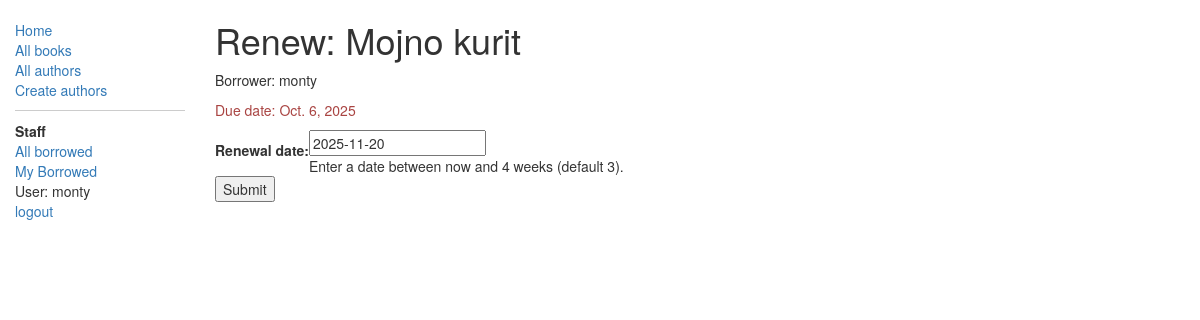
Screenshot of /catalog/book/71aa4c884d9242e3b3e813c2f64998da/renew/ (signed in) with the database file from the repository.
### catalog/models.py (models this page shows, shortened)
class BookInstance(models.Model):
    objects = None
    borrower = models.ForeignKey(User, on_delete=models.SET_NULL, null=True, blank=True)
    class Meta:
        permissions = (("can_mark_returned", "Set book as returned"),)
    @property
    def is_overdue(self):
        if self.due_back and date.today() > self.due_back:
            return True
        return False
    """
    Model representing a specific copy of a book (i.e. that can be borrowed from the library).
    """
    id = models.UUIDField(primary_key=True, default=uuid.uuid4, help_text="Unique ID for this particular book across whole library")
    book = models.ForeignKey('Book', on_delete=models.SET_NULL, null=True)
    imprint = models.CharField(max_length=200)
    due_back = models.DateField(null=True, blank=True)
    LOAN_STATUS = (
        ('m', 'Maintenance'),
        ('o', 'On loan'),
        ('a', 'Available'),
        ('r', 'Reserved'),
    )
    status = models.CharField(max_length=1, choices=LOAN_STATUS, blank=True, default='m', help_text='Book availability')
    class Meta:
        ordering = ["due_back"]

class Book(models.Model):
    title = models.CharField(max_length=200)
    author = models.ForeignKey('Author', on_delete=models.SET_NULL, null=True)
    summary = models.TextField(max_length=1000, help_text="Enter a brief description of the book")
    isbn = models.CharField('ISBN', max_length=13,
                            help_text='13 Character <a href="https://www.isbn-international.org/content/what-isbn">ISBN number</a>')
    genre = models.ManyToManyField(Genre, help_text="Select a genre for this book")

### catalog/views.py (the view)
# urls.py: re_path(r'^book/(?P<pk>[-\w]+)/renew/$', views.renew_book_librarian, name='renew-book-librarian'),
@permission_required('catalog.can_mark_returned')
def renew_book_librarian(request, pk):
    book_inst = get_object_or_404(BookInstance, pk=pk)
    if request.method == 'POST':
        form = RenewBookForm(request.POST)
        if form.is_valid():
            book_inst.due_back = form.cleaned_data['renewal_date']
            book_inst.save()
            return HttpResponseRedirect(reverse('all-borrowed'))
    else:
        proposed_renewal_date = datetime.date.today() + datetime.timedelta(weeks=3)
        form = RenewBookForm(initial={'renewal_date': proposed_renewal_date})
    return render(request, 'catalog/book_renew_librarian.html', {'form': form, 'bookinst': book_inst})

### catalog/forms.py
class RenewBookForm(forms.Form):
    renewal_date = forms.DateField(
        help_text="Enter a date between now and 4 weeks (default 3).",
        widget=forms.SelectDateWidget()  # Добавляет виджет выбора даты
    )

### catalog/templates/catalog/book_renew_librarian.html (shortened to what this page needs)
{% extends "base_generic.html" %}
{% block content %}
    <h1>Renew: {{ bookinst.book.title }}</h1>
    <p>Borrower: {{ bookinst.borrower }}</p>
    <p{% if bookinst.is_overdue %} class="text-danger"{% endif %}>Due date: {{ bookinst.due_back }}</p>
    <form action="" method="post">
        <table>
            {{ form.as_table }}
        </table>
        <input type="submit" value="Submit" />
    </form>
{% endblock %}

### catalog/templates/base_generic.html (shortened to what this page needs)
<!DOCTYPE html>
<html lang="en">
<head>
    <link rel="stylesheet" href="https://maxcdn.bootstrapcdn.com/bootstrap/3.3.7/css/bootstrap.min.css"/>
    {% load static %}
    <link rel="stylesheet" href="{% static 'css/styles.css' %}"/>
</head>
<body>
<div class="container-fluid">
    <div class="row">
        <div class="col-sm-2">
            {% block sidebar %}
                <ul class="sidebar-nav">
                    <li><a href="{% url 'index' %}">Home</a></li>
                    <li><a href="{% url 'books' %}">All books</a></li>
                    <li><a href="{% url 'authors' %}">All authors</a></li>
                    <li><a href="{% url 'author-create' %}">Create authors</a></li>
                    {% if user.is_staff %}
                        <li style="border-top: 1px solid #ccc; margin-top: 10px; padding-top: 10px;">
                            <strong>Staff</strong></li>
                        <li><a href="{% url 'all-borrowed' %}">All borrowed</a></li>
                    {% endif %}
                    {% if user.is_authenticated %}
                        <li><a href="{% url 'my-borrowed' %}">My Borrowed</a></li>
                        <li>User: {{ user.get_username }}</li>
                        <form method="post" action="{% url 'logout' %}">
                            <button type="submit" class="link-button">logout</button>
                        </form>
                    {% else %}
                        <li><a href="{% url 'login' %}?next={{ request.path }}">Login</a></li>
                    {% endif %}
                </ul>
            {% endblock %}
        </div>
        <div class="col-sm-10">
            {% block content %}{% endblock %}
        </div>
    </div>
</div>
</body>
</html>

### catalog/static/css/styles.css (style rules this page uses)
.sidebar-nav { margin-top: 20px; padding: 0; list-style: none; }

### catalog/templates/base_generic.html (style rules this page uses)
.link-button { background: none; border: none; color: #337AB7; text-decoration: none; cursor: pointer; padding: 0; font: inherit; }

### rows the page displays
BookInstance: book "Mojno kurit", borrower "monty", due_back "Oct. 6, 2025"

### other values shown
{{ user.get_username }} "monty"
